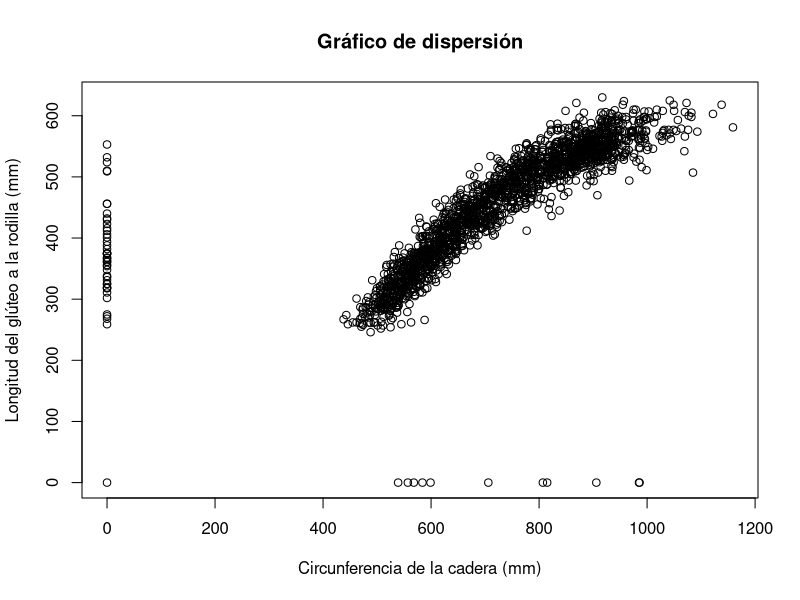
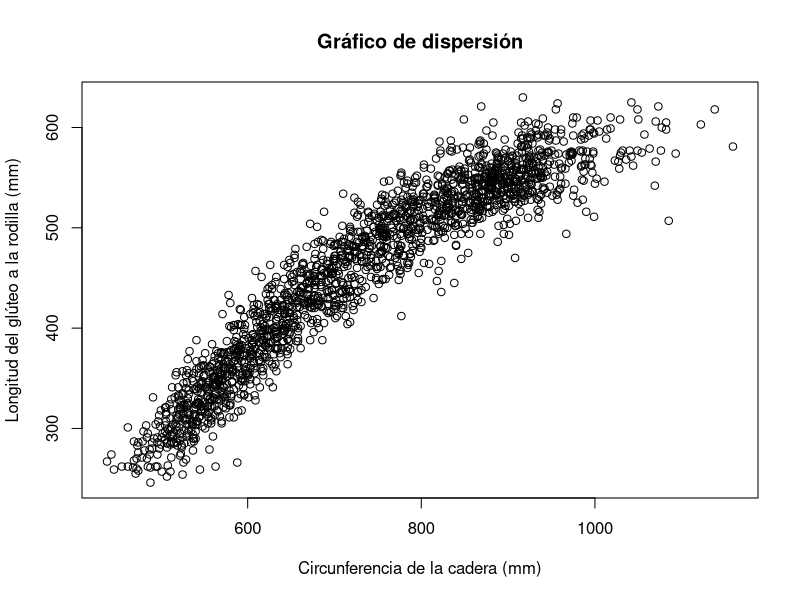
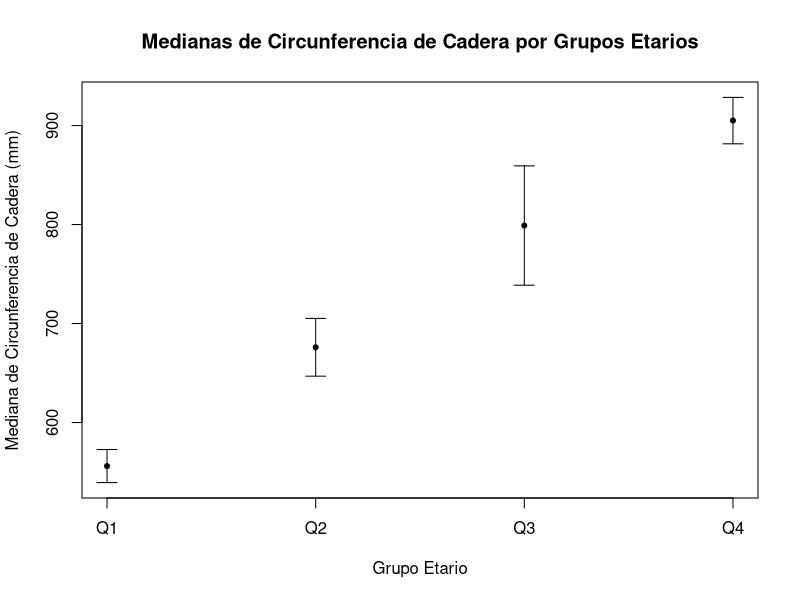
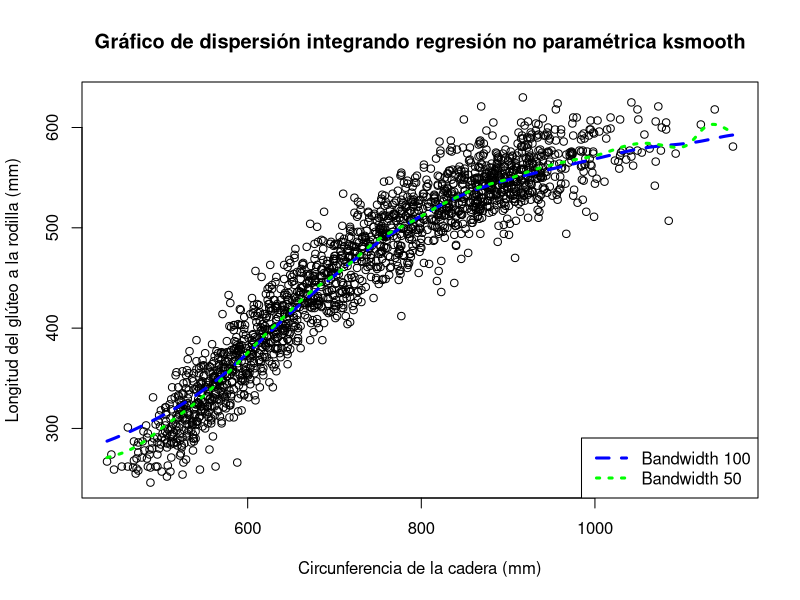
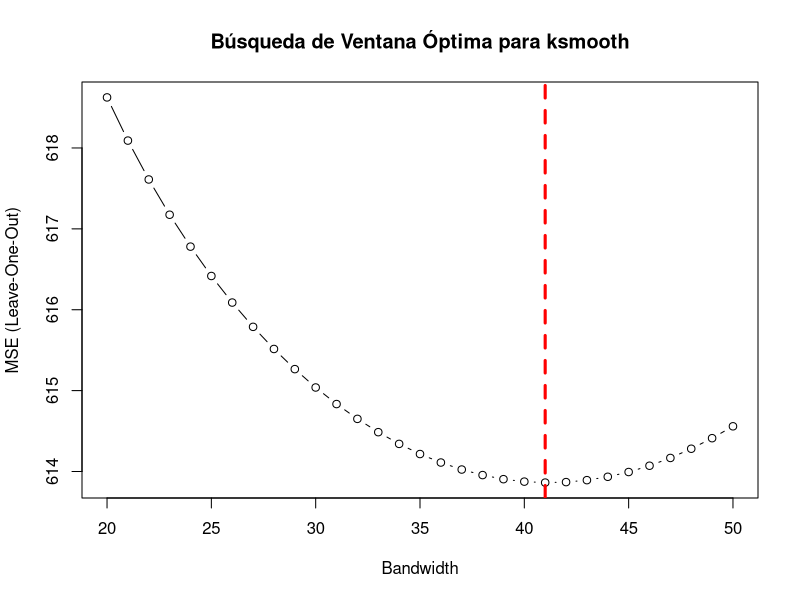
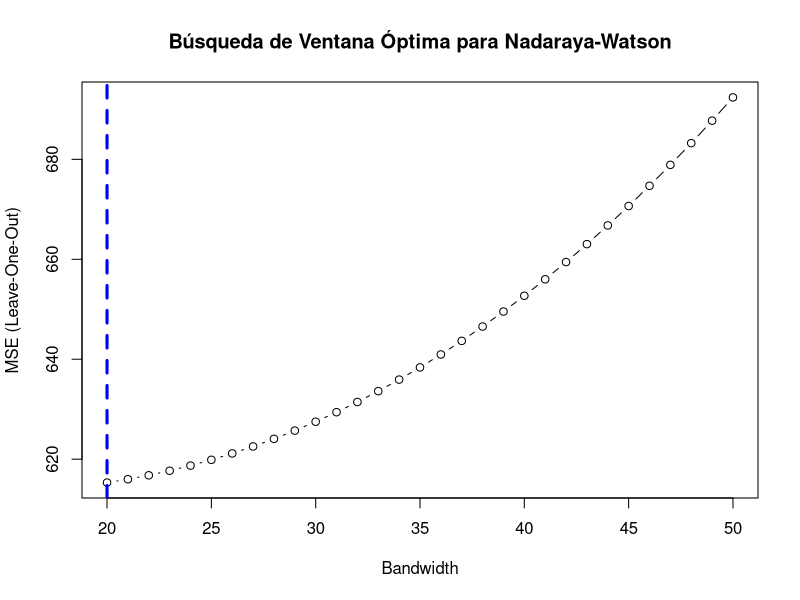
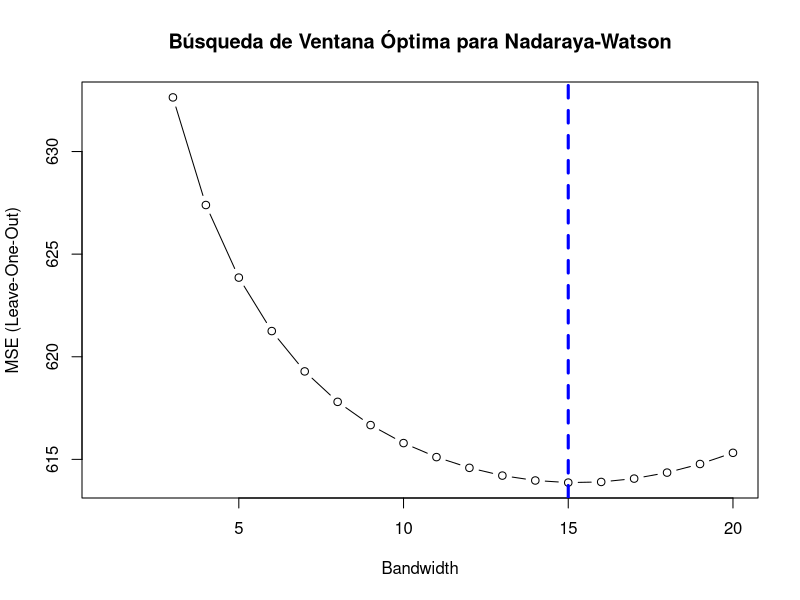
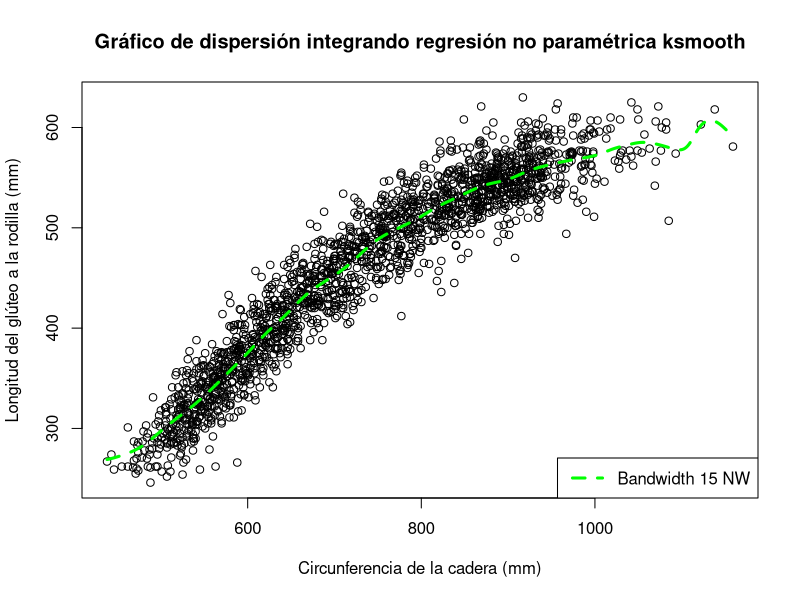

Source code (R) for these figures, in order:
## ---- chunk 1
knitr::opts_chunk$set(echo = TRUE)
rm(list=ls())
## ---- chunk 2
datos <- read.csv("individuals.csv", sep=";")
poblacion_femenina <- datos[datos$SEX == 2,]
attach(poblacion_femenina)
## ---- chunk 3
plot(
  HIP.CIRCUMFERENCE, BUTTOCK.KNEE.LENGTH,
  main = "Gráfico de dispersión",
  xlab = "Circunferencia de la cadera (mm)", 
  ylab = "Longitud del glúteo a la rodilla (mm)"
)
## ---- chunk 4
plot(HIP.CIRCUMFERENCE[HIP.CIRCUMFERENCE != 0 & BUTTOCK.KNEE.LENGTH != 0],
     BUTTOCK.KNEE.LENGTH[HIP.CIRCUMFERENCE != 0 & BUTTOCK.KNEE.LENGTH != 0],
     main = "Gráfico de dispersión",
     xlab = "Circunferencia de la cadera (mm)",
     ylab = "Longitud del glúteo a la rodilla (mm)"
)
## ---- chunk 5
poblacion_femenina <- poblacion_femenina[
  HIP.CIRCUMFERENCE != 0 & BUTTOCK.KNEE.LENGTH != 0,
]
attach(poblacion_femenina)
## ---- chunk 6
quartiles <- quantile(poblacion_femenina$AGE.IN.MONTHS, probs = c(0.25, 0.5, 0.75))
poblacion_femenina$group <- cut(
  AGE.IN.MONTHS, 
  breaks = c(-Inf, quartiles, Inf), 
  labels = c("Q1", "Q2", "Q3", "Q4")
)

ic_bootstrap <- function(data, n_bootstrap = 1000, conf_level = 0.95) {
  sample_median <- median(data)
  medians <- c()
  
  for (i in 1:n_bootstrap){
    medians <- c(medians, median(sample(data, replace = TRUE)))
  }
  
  se_bootstrap <- (1/(n_bootstrap-1))*sum((medians-mean(medians))^2)
  z_alpha <- qnorm((1 - conf_level) / 2, lower.tail = FALSE)
  lower_bound <- sample_median - z_alpha*se_bootstrap
  upper_bound <- sample_median + z_alpha*se_bootstrap
  list(median = sample_median, lower = lower_bound, upper = upper_bound)
}

results <- lapply(
  split(HIP.CIRCUMFERENCE, poblacion_femenina$group), ic_bootstrap
)

for (i in 1:4) {
  cat("Grupo", names(results)[i], "\n")
  cat("Mediana:", results[[i]]$median, "\n")
  cat("Intervalo de confianza:", results[[i]]$lower, "-", results[[i]]$upper, "\n\n")
}

## ---- chunk 7
groups <- names(results)

medians <- sapply(results, function(x) x$median)
lower_bounds <- sapply(results, function(x) x$lower)
upper_bounds <- sapply(results, function(x) x$upper)

plot(1:4, results$medians, ylim = range(c(lower_bounds, upper_bounds)), xaxt = "n",
     xlab = "Grupo Etario", ylab = "Mediana de Circunferencia de Cadera (mm)",
     main = "Medianas de Circunferencia de Cadera por Grupos Etarios")
axis(1, at = 1:4, labels = groups)
arrows(1:4, lower_bounds, 1:4, upper_bounds, angle = 90, code = 3, length = 0.1)
points(1:4, medians, pch=20)
## ---- chunk 8
X <- HIP.CIRCUMFERENCE
Y <- BUTTOCK.KNEE.LENGTH

plot(X, Y,
     main = "Gráfico de dispersión integrando regresión no paramétrica ksmooth",
     xlab = "Circunferencia de la cadera (mm)",
     ylab = "Longitud del glúteo a la rodilla (mm)"
)
smooth_100 <- ksmooth(X, Y, kernel = "normal", bandwidth = 100)
smooth_50 <- ksmooth(X, Y, kernel = "normal", bandwidth = 50)

lines(smooth_100, col = "blue", lwd = 3, lty = 2)
lines(smooth_50, col = "green", lwd = 3, lty = 3)
legend("bottomright", legend = c("Bandwidth 100", "Bandwidth 50"), 
       col = c("blue", "green"), lty = c(2, 3), lwd = 3)
## ---- chunk 9
loo_mse <- function(bandwidth) {
  n <- length(X)
  mse <- 0
  
  for (i in 1:n) {
    X_train <- X[-i]
    Y_train <- Y[-i]
    smooth <- ksmooth(X_train, Y_train, kernel = "normal", bandwidth = bandwidth, x.points = X[i])
    mse <- mse + (Y[i] - smooth$y)^2
  }
  
  return(mse / n)
}

# Búsqueda de la ventana óptima en la grilla de 20 a 50 con paso 1
bandwidths <- 20:50
mse_values <- sapply(bandwidths, loo_mse)

optimal_bandwidth <- bandwidths[which.min(mse_values)]
plot(bandwidths, mse_values, type = "b", main = "Búsqueda de Ventana Óptima para ksmooth",
     xlab = "Bandwidth", ylab = "MSE (Leave-One-Out)")
abline(v = optimal_bandwidth, col = "red", lwd = 3, lty = 2)
## ---- chunk 10
cat("La ventana óptima obtenida es", optimal_bandwidth)
## ---- chunk 11
# Función para el estimador de Nadaraya-Watson
nwsmooth <- function(x, X, Y, h) {
  K <- function(u) dnorm(u)
  n <- length(X)
  m <- numeric(length(x))
  
  # Si x == X, weights_matrix corresponde a la matriz asociada con 
  # la transformación lineal de Nadaraya-Watson
  weights_matrix <- matrix(nrow = length(x), ncol = n)
  
  for (i in 1:length(x)) {
    weights_matrix[i, ] <- K((X - x[i]) / h)
    weights_matrix[i, ] <- weights_matrix[i, ] / sum(weights_matrix[i, ])
    m[i] <- sum(weights_matrix[i, ] * Y)
  }
  
  return(list(m = m, weights = weights_matrix))
}
## ---- chunk 12

loo_mse_nw <- function(bandwidth) {
  n <- length(X)
  nw_response <- nwsmooth(X, X, Y, bandwidth)
  Y_hat <- nw_response$m
  weights <- nw_response$weights
  mse <- 0
  
  for (i in 1:n){
    mse <- mse + (Y[i]-Y_hat[i])^2 / (1 - weights[i, i])^2
  }
  
  mse <- mse / n
  
  return(mse)
}

mse_values_nw <- sapply(bandwidths, loo_mse_nw)

optimal_bandwidth_nw <- bandwidths[which.min(mse_values_nw)]
plot(bandwidths, mse_values_nw, type = "b", main = "Búsqueda de Ventana Óptima para Nadaraya-Watson",
     xlab = "Bandwidth", ylab = "MSE (Leave-One-Out)")
abline(v = optimal_bandwidth_nw, col = "blue", lwd = 3, lty = 2)

## ---- chunk 13
bandwidths_nw <- 1:20
mse_values_nw <- sapply(bandwidths_nw, loo_mse_nw)

optimal_bandwidth_nw <- bandwidths_nw[which.min(mse_values_nw)]
plot(bandwidths_nw, mse_values_nw, type = "b", main = "Búsqueda de Ventana Óptima para Nadaraya-Watson",
     xlab = "Bandwidth", ylab = "MSE (Leave-One-Out)")
abline(v = optimal_bandwidth_nw, col = "blue", lwd = 3, lty = 2)
## ---- chunk 14
cat("La ventana óptima obtenida es", optimal_bandwidth_nw)
## ---- chunk 15
plot(X, Y,
     main = "Gráfico de dispersión integrando regresión no paramétrica ksmooth",
     xlab = "Circunferencia de la cadera (mm)",
     ylab = "Longitud del glúteo a la rodilla (mm)"
)

x <- seq(min(X), max(X), length.out = 2*length(X))
smooth_nw_opt <- nwsmooth(x, X, Y, optimal_bandwidth_nw)
lines(x, smooth_nw_opt$m, col = "green", lwd = 3, lty = 2)
legend("bottomright", legend = sprintf("Bandwidth %s NW", optimal_bandwidth_nw), 
       col = "green", lty = 2, lwd = 3)
## ---- chunk 16
smooth_opt <- ksmooth(X, Y, kernel = "normal", bandwidth = optimal_bandwidth)

fit_lm <- lm(Y ~ X)

plot(X, Y,
     main = "Gráfico de dispersión integrando regresión no paramétrica nwsmooth",
     xlab = "Circunferencia de la cadera (mm)",
     ylab = "Longitud del glúteo a la rodilla (mm)"
)

lines(smooth_opt, col = "red", lwd = 3, lty = 2)
lines(x, smooth_nw_opt$m, col = "blue", lwd = 3, lty = 3)
abline(fit_lm, col = "green", lwd = 3, lty = 4)
legend("bottomright", legend = c("ksmooth Óptimo", "Nadaraya-Watson Óptimo", "Mínimos Cuadrados"),
       col = c("red", "blue", "green"), lty = c(2, 3, 4), lwd = 3)
## ---- chunk 17
cat("R^2 modelo lineal", summary(fit_lm)$r.squared)

calcular_r2 <- function(Y_real, Y_hat_ksmooth){
  ss_total <- sum((Y_real - mean(Y))^2)
  ss_res_ksmooth <- sum((Y_real - Y_hat_ksmooth)^2)
  rsq <- 1 - (ss_res_ksmooth / ss_total)
  
  return(rsq)
}

## ---- chunk 18
smooth_nw_opt <- nwsmooth(X, X, Y, optimal_bandwidth_nw)
cat("R^2 NW", calcular_r2(Y, smooth_nw_opt$m))
## ---- chunk 19
cat("R^2 ksmooth", calcular_r2(sort(Y), smooth_opt$y))
## ---- chunk 20
linearsmooth <- function(x, X, Y, h) {
  #' x: vector de valores en los que se evaluará el predictor
  #' X: vector de valores de la variable independiente
  #' Y: vector de valores de la variable dependiente
  #' h: ancho de la ventana

  K <- function(u) dnorm(u)
  n <- length(X)
  m <- numeric(length(x))
  
  for (i in 1:length(x)) {
    weights <- K((X - x[i]) / h)
    weights <- weights / sum(weights)  # Normalize weights
    X_design <- cbind(1, X - x[i])
    
    W <- diag(weights)
    XtW <- t(X_design) %*% W
    M1 <- solve(XtW %*% X_design)
    M2 <- XtW %*% Y
    coefs <- M1 %*% M2
    
    m[i] <- coefs[1]
  }
  
  return(m)
}


Y_pred <- linearsmooth(seq(min(X), max(X), length.out=500), X, Y, optimal_bandwidth_nw)
## ---- chunk 21
plot(X, Y,
     main = "Gráfico de dispersión integrando regresión no paramétrica linearsmooth",
     xlab = "Circunferencia de la cadera (mm)",
     ylab = "Longitud del glúteo a la rodilla (mm)"
)

lines(seq(min(X), max(X), length.out=500), Y_pred, col = "blue", lwd = 3, lty = 2)
## ---- chunk 22
h <- 40
Y_pred40 <- linearsmooth(seq(min(X), max(X), length.out=500), X, Y, h)
plot(X, Y,
     main = "Gráfico de dispersión linearsmooth, h = 40",
     xlab = "Circunferencia de la cadera (mm)",
     ylab = "Longitud del glúteo a la rodilla (mm)"
)

lines(seq(min(X), max(X), length.out=500), Y_pred40, col = "red", lwd = 3, lty = 2)

## ---- chunk 23
x <- seq(min(X), max(X), length.out=500)
smooth_nw_opt <- nwsmooth(x, X, Y, optimal_bandwidth_nw)
plot(X, Y,
     main = "Nadaraya-Watson vs linearsmooth con ventanas óptimas",
     xlab = "Circunferencia de la cadera (mm)",
     ylab = "Longitud del glúteo a la rodilla (mm)"
)

lines(x, smooth_nw_opt$m, col = "green", lwd = 3, lty = 2)
lines(seq(min(X), max(X), length.out=500), Y_pred40, col = "red", lwd = 3, lty = 3)
legend("bottomright", legend = c("Nadaraya-Watson Óptimo", "Linearsmooth"),
       col = c("green", "red"), lty = c(2, 3), lwd = 3)
